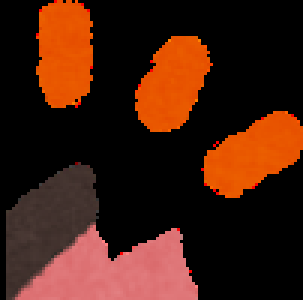
#> input picture week3/SIFT/cat_ear.png, 101 x 100 px (shown 3 times larger)
$ python surf.py
#> lines starting #> are read from the running program, lines starting #| are printed output that depends on the picture
from __future__ import print_function
import cv2 as cv
import numpy as np
import argparse
parser = argparse.ArgumentParser(description='Code for Feature Matching with FLANN tutorial.')
parser.add_argument('--input1', help='Path to input image 1.', default='cat_ear.png')
parser.add_argument('--input2', help='Path to input image 2.', default='cat_sakura_cut_female.png')
args = parser.parse_args()
img1 = cv.imread(cv.samples.findFile(args.input1), cv.IMREAD_GRAYSCALE)
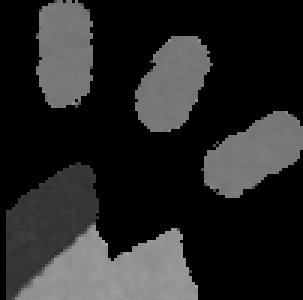
#> img1: shape (100, 101) (shown 3 times larger); min 0, max 165, mean 39.1
img2 = cv.imread(cv.samples.findFile(args.input2), cv.IMREAD_GRAYSCALE)
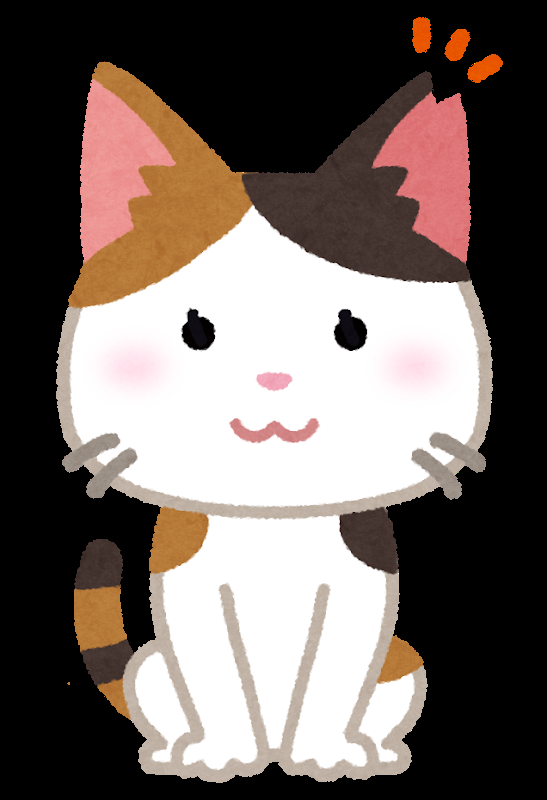
#> input picture week3/SIFT/cat_sakura_cut_female.png, 547 x 800 px
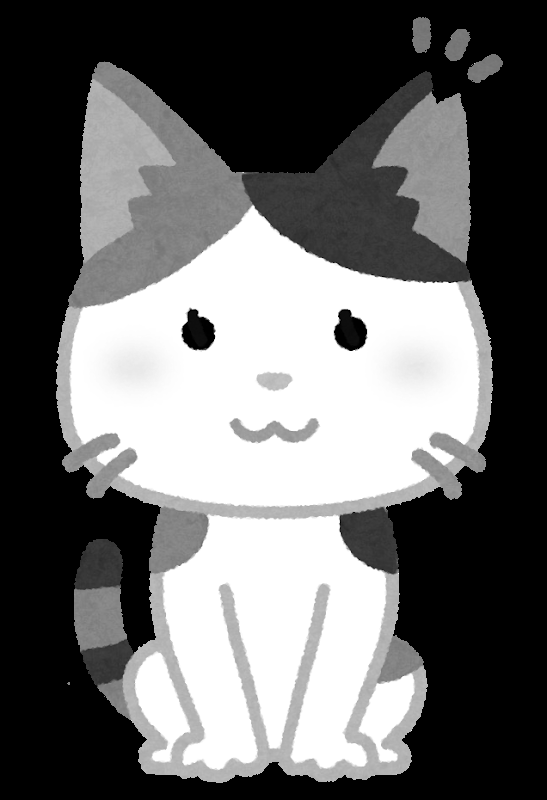
#> img2: shape (800, 547); min 0, max 255, mean 105.6
if img1 is None or img2 is None:
    print('Could not open or find the images!')
    exit(0)
#-- Step 1: Detect the keypoints using **SIFT** Detector, compute the descriptors
detector = cv.SIFT.create()
keypoints1, descriptors1 = detector.detectAndCompute(img1, None)
#> keypoints1 = 35 keypoints; strongest (x, y, size): (37, 85, 2.1), (57, 28, 15.8), (21, 23, 14.1), (78, 55, 13.3)
keypoints2, descriptors2 = detector.detectAndCompute(img2, None)
#> keypoints2 = 981 keypoints; strongest (x, y, size): (350, 332, 22.6), (192, 313, 6.9), (344, 314, 8.1), (264, 389, 228.3)
#-- Step 2: Matching descriptor vectors with a FLANN based matcher
# Since SURF is a floating-point descriptor NORM_L2 is used
matcher = cv.FlannBasedMatcher()
knn_matches = matcher.knnMatch(descriptors1, descriptors2, 2)
#> knn_matches = 35 matches
#-- Filter matches using the Lowe's ratio test
ratio_thresh = 0.7
good_matches = []
for m,n in knn_matches:
    if m.distance < ratio_thresh * n.distance:
        good_matches.append(m)
#> this loop made 35 passes
#> after the loop, good_matches = 16 matches
#-- Draw matches
img_matches = np.empty((max(img1.shape[0], img2.shape[0]), img1.shape[1]+img2.shape[1], 3), dtype=np.uint8)
cv.drawMatches(img1, keypoints1, img2, keypoints2, good_matches, img_matches, flags=cv.DrawMatchesFlags_NOT_DRAW_SINGLE_POINTS)
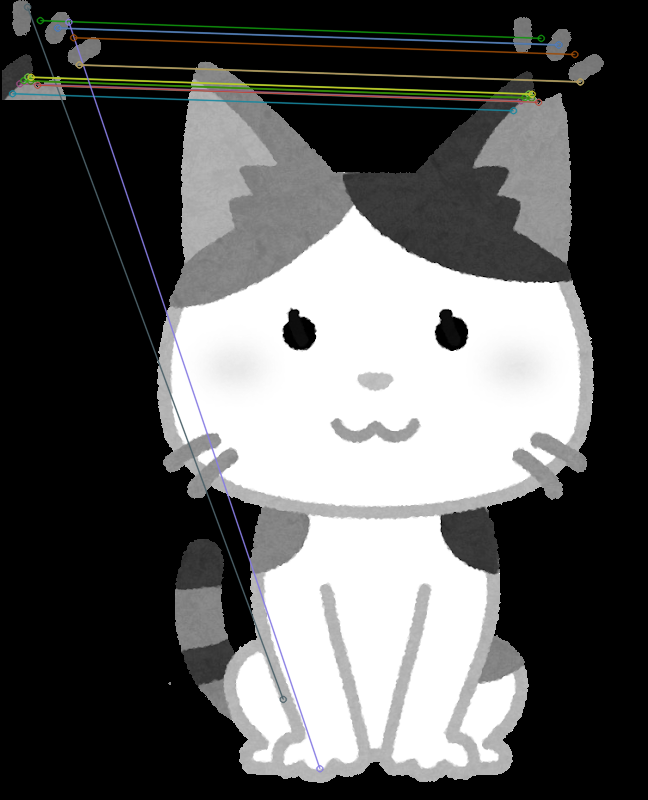
#> img_matches: shape (800, 648, 3); mean of channels 0, 1, 2 91, 91.6, 91.2; drawn as B, G, R
#-- Show detected matches
cv.imshow('Good Matches', img_matches)
cv.waitKey()
